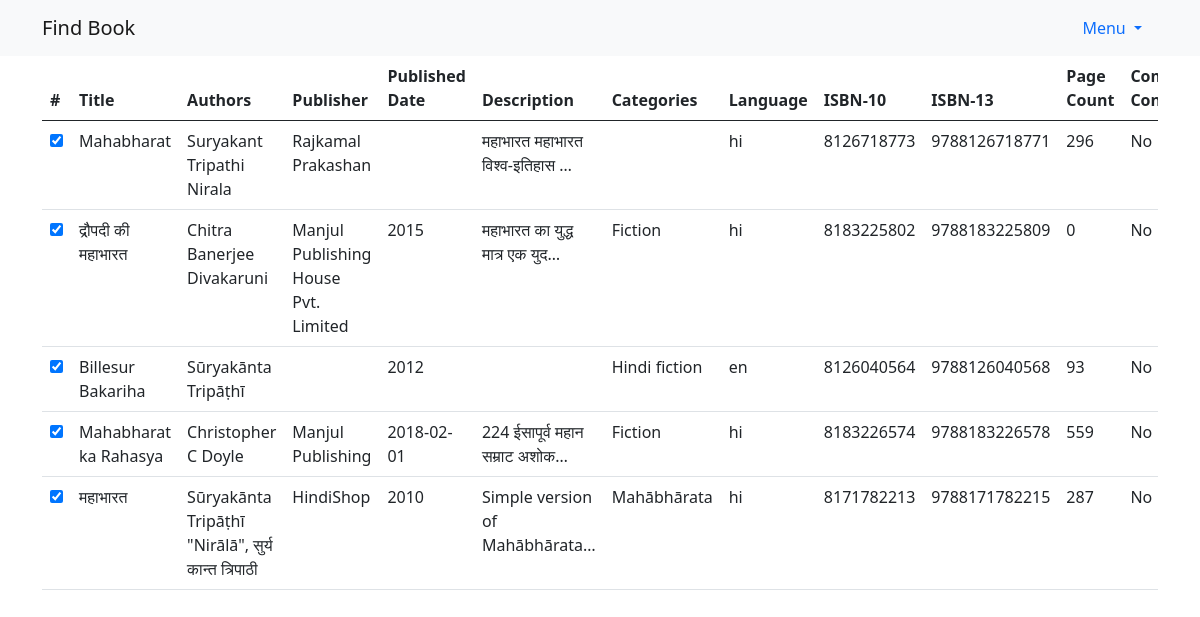
Screenshot of /shop/books/ (signed in) with the database file from the repository.
### search/models.py (models this page shows, shortened)
class UserBook(models.Model):
    book = models.ForeignKey("Book", verbose_name="Book", on_delete=models.CASCADE)
    user = models.ForeignKey(User, verbose_name="Shop User", on_delete=models.CASCADE)
    class Meta:
        verbose_name = "User Book"
        verbose_name_plural = "User Books"
    def __str__(self):
        return str(self.user.username)

class Book(models.Model):
    title = models.CharField(max_length=255)
    authors = models.CharField(max_length=255)
    publisher = models.CharField(max_length=255)
    published_date = models.CharField(max_length=20)
    description = models.TextField()
    categories = models.CharField(max_length=255)
    language = models.CharField(max_length=20)
    isbn_10 = models.CharField(max_length=20)
    isbn_13 = models.CharField(max_length=20)
    page_count = models.PositiveIntegerField()
    comics_content = models.BooleanField()
    preview_link = models.URLField()
    info_link = models.URLField()
    thumbnail = models.URLField()

### search/views.py (the view)
# urls.py: path("shop/books/", views.shopbooks, name="shopbooks"),
def shopbooks(request):
    shopbooks = UserBook.objects.filter(user=request.user).select_related("book")
    print(shopbooks)
    return render(request, "shopbooks.html", {'shopbooks' :shopbooks})

### search/templates/shopbooks.html (shortened to what this page needs)
{% extends 'base.html' %}{% block content %}
{% load static %}
<div class="container">
    {% if shopbooks %}
        <div class="table-responsive">
            <table class="table">
                <thead>
                    <tr>
                        <th scope="col">#</th>
                        <th scope="col">Title</th>
                        <th scope="col">Authors</th>
                        <th scope="col">Publisher</th>
                        <th scope="col">Published Date</th>
                        <th scope="col">Description</th>
                        <th scope="col">Categories</th>
                        <th scope="col">Language</th>
                        <th scope="col">ISBN-10</th>
                        <th scope="col">ISBN-13</th>
                        <th scope="col">Page Count</th>
                        <th scope="col">Comics Content</th>
                    </tr>
                </thead>
                <tbody>
                    {% for shopbook in shopbooks %}
                        <tr>
                            <td><input data-book-id="{{shopbook.book.id}}" type="checkbox" checked></td>
                            <td>{{shopbook.book.title}}</td>
                            <td>{{shopbook.book.authors}}</td>
                            <td>{{shopbook.book.publisher}}</td>
                            <td>{{shopbook.book.published_date}}</td>
                            <td>{{shopbook.book.description | truncatechars_html:"30"}}</td>
                            <td>{{shopbook.book.categories}}</td>
                            <td>{{shopbook.book.language}}</td>
                            <td>{{shopbook.book.isbn_10}}</td>
                            <td>{{shopbook.book.isbn_13}}</td>
                            <td>{{shopbook.book.page_count}}</td>
                            <td>{% if shopbook.book.comics_content %}Yes{% else %}No{% endif %}</td>
                        </tr>
                    {% endfor %}
                </tbody>
            </table>
        </div>
    {% else %}
        No Books Found. Do add some.
    {% endif %}
</div>
{% endblock content %}

### templates/base.html (shortened to what this page needs)
<!doctype html>
<html lang="en">
    {% load static %}
  <head>
    <link href="https://cdn.jsdelivr.net/npm/bootstrap@5.0.2/dist/css/bootstrap.min.css" rel="stylesheet">
    <link rel="stylesheet" href="{% static 'css/style.css' %}">
  </head>
  <body>
    <nav class="navbar navbar-expand-lg navbar-light bg-light">
        <div class="container">
          <a class="navbar-brand" href="{% url 'search:search' %}">Find Book</a>
          <div class="collapse navbar-collapse" id="navbarSupportedContent">
            <div class="d-flex dropdown">
                <a class="nav-link dropdown-toggle" href="#" id="navbarDropdown" role="button" data-bs-toggle="dropdown" aria-expanded="false">
                    Menu
                </a>
            </div>
          </div>
        </div>
      </nav>
      {% block content %}{% endblock content %}
  </body>
</html>

### rows the page displays
UserBook: book "Mahabharat", book.authors "Suryakant Tripathi Nirala", book.publisher "Rajkamal Prakashan", book.description "महाभारत महाभारत विश्व-इतिहास …", book.language "hi", book.isbn_10 "8126718773", book.isbn_13 "9788126718771", book.page_count "296", shows "No"
UserBook: book "द्रौपदी की महाभारत", book.authors "Chitra Banerjee Divakaruni", book.publisher "Manjul Publishing House Pvt. Limited", book.published_date "2015", book.description "महाभारत का युद्ध मात्र एक युद…", book.categories "Fiction", book.language "hi", book.isbn_10 "8183225802", book.isbn_13 "9788183225809", book.page_count "0", shows "No"
UserBook: book "Billesur Bakariha", book.authors "Sūryakānta Tripāṭhī", book.published_date "2012", book.categories "Hindi fiction", book.language "en", book.isbn_10 "8126040564", book.isbn_13 "9788126040568", book.page_count "93", shows "No"
UserBook: book "Mahabharat ka Rahasya", book.authors "Christopher C Doyle", book.publisher "Manjul Publishing", book.published_date "2018-02-01", book.description "224 ईसापूर्व महान सम्राट अशोक…", book.categories "Fiction", book.language "hi", book.isbn_10 "8183226574", book.isbn_13 "9788183226578", book.page_count "559", shows "No"
UserBook: book "महाभारत", book.authors "Sūryakānta Tripāṭhī \"Nirālā\", सुर्य कान्त त्रिपाठी", book.publisher "HindiShop", book.published_date "2010", book.description "Simple version of Mahābhārata…", book.categories "Mahābhārata", book.language "hi", book.isbn_10 "8171782213", book.isbn_13 "9788171782215", book.page_count "287", shows "No"
